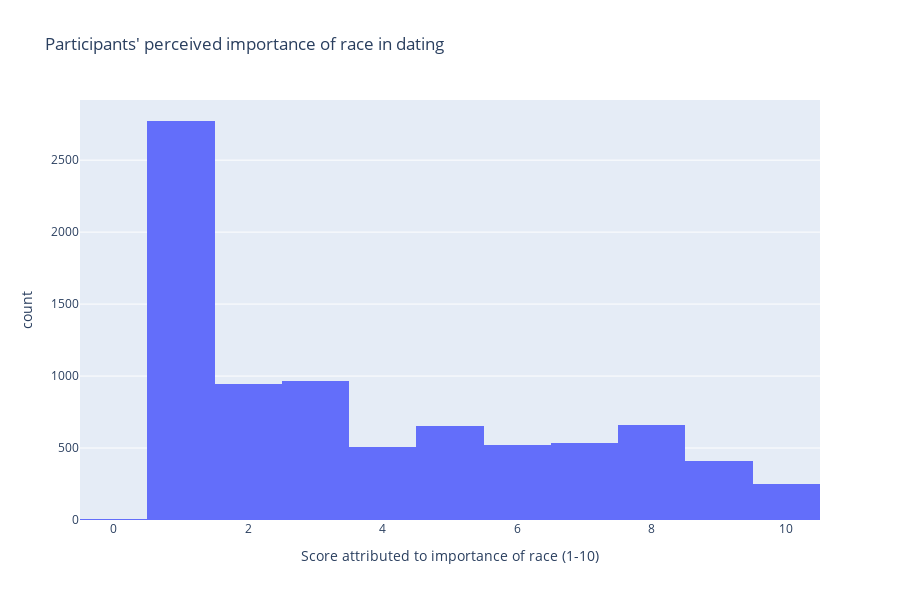

Source (notebook cell):
### Code cell
# Distribution of the value attributed to the importance of being of the same race as your partner, according to participants
fig = px.histogram(df, 
             x=df["imprace"],
             title="Participants' perceived importance of race in dating",
             labels={"count": "Distribution", "imprace": "Score attributed to importance of race (1-10)"},
             height=600)
fig.show()

### Figure 1 — Plotly figure (JSON) as saved in the notebook; plotly's stock layout.template omitted (floating-point values rounded to 4 significant figures; data arrays with more than 128 entries replaced by an {"elided": "..."} marker saying what was removed)
{"data": [{"alignmentgroup": "True", "bingroup": "x", "hovertemplate": "Score attributed to importance of race (1-10)=%{x}<br>count=%{y}<extra></extra>", "legendgroup": "", "marker": {"color": "#636efa", "pattern": {"shape": ""}}, "name": "", "offsetgroup": "", "orientation": "v", "showlegend": false, "type": "histogram", "x": {"elided": "8219 int values"}, "xaxis": "x", "yaxis": "y"}], "layout": {"barmode": "relative", "height": 600, "legend": {"tracegroupgap": 0}, "title": {"text": "Participants' perceived importance of race in dating"}, "xaxis": {"anchor": "y", "domain": [0, 1], "title": {"text": "Score attributed to importance of race (1-10)"}}, "yaxis": {"anchor": "x", "domain": [0, 1], "title": {"text": "count"}}}}
